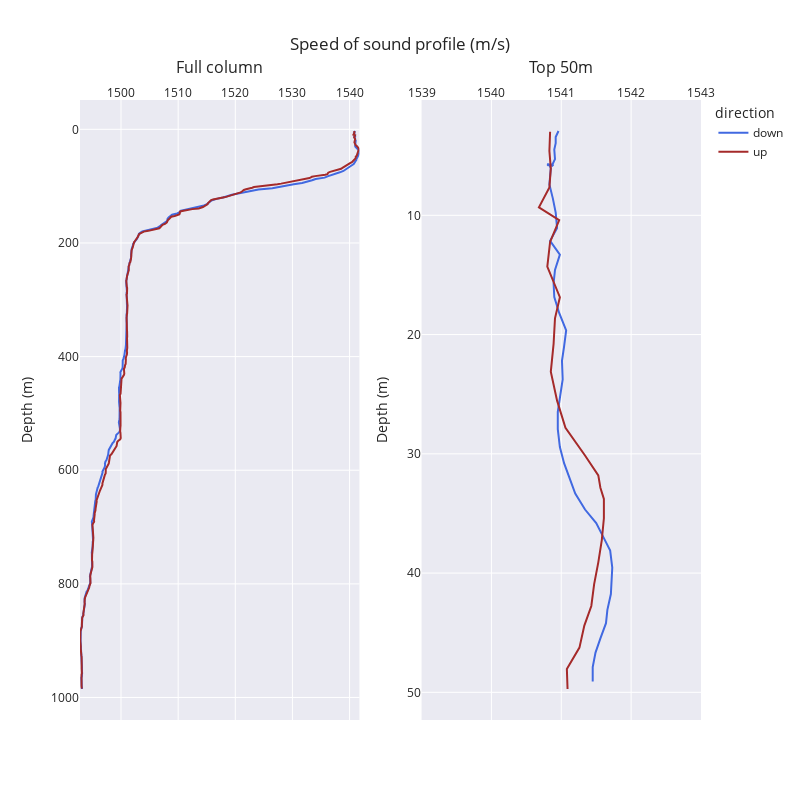

Source (notebook cell):
### Code cell
fig = make_subplots(
    rows=1,cols=2,
    subplot_titles=("Full column","Top 50m")
                   )

fig.add_trace(
    go.Scatter(x=df_down['SoS'],y=df_down['Depth'],line=dict(color='royalblue'),showlegend=False),
    row=1,col=1
)

fig.add_trace(
    go.Scatter(x=df_up['SoS'],y=df_up['Depth'],line=dict(color='brown'),showlegend=False),
    row=1,col=1
)


fig.add_trace(
    go.Scatter(x=top_down["SoS"],y=top_down["Depth"],line=dict(color='royalblue'),name='down'),
    row=1,col=2
)

fig.add_trace(
    go.Scatter(x=top_up["SoS"],y=top_up["Depth"],line=dict(color='brown'),name='up'),
    row=1,col=2
)


fig.update_yaxes(autorange="reversed", row=1, col=1)
fig.update_yaxes(autorange="reversed", row=1, col=2)
fig.update_xaxes(range=[1539,1543],row=1,col=2)

fig.update_layout(
    title_text="Speed of sound profile (m/s)",
    xaxis2={'side':'top'},
    xaxis={'side':'top'},
    yaxis_title="Depth (m)",
    yaxis2_title="Depth (m)",
    legend_title="direction",
    template='seaborn',
    height=800,
    width=800,
    
    
)
fig.update_annotations(yshift=20)

#fig.layout

### Figure 1 — Plotly figure (JSON) as saved in the notebook; plotly's stock layout.template omitted (floating-point values rounded to 4 significant figures; data arrays with more than 128 entries replaced by an {"elided": "..."} marker saying what was removed)
{"data": [{"line": {"color": "royalblue"}, "showlegend": false, "type": "scatter", "x": {"elided": "532 float values"}, "xaxis": "x", "y": {"elided": "532 float values"}, "yaxis": "y"}, {"line": {"color": "brown"}, "showlegend": false, "type": "scatter", "x": {"elided": "501 float values"}, "xaxis": "x", "y": {"elided": "501 float values"}, "yaxis": "y"}, {"line": {"color": "royalblue"}, "name": "down", "type": "scatter", "x": [1541.0, 1541.0, 1541.0, 1541.0, 1541.0, 1541.0, 1541.0, 1541.0, 1541.0, 1541.0, 1541.0, 1541.0, 1541.0, 1541.0, 1541.0, 1541.0, 1541.0, 1541.0, 1541.0, 1541.0, 1541.0, 1541.0, 1541.0, 1541.0, 1541.0, 1541.0, 1541.0, 1541.0, 1541.0, 1541.0, 1541.0, 1541.0, 1541.0, 1541.0, 1541.0, 1541.0, 1541.0, 1541.0, 1541.0, 1541.0, 1541.0, 1541.0, 1541.0, 1541.0, 1541.0, 1541.0, 1541.0, 1541.0, 1541.0, 1541.0, 1541.0, 1541.0, 1541.0, 1541.0, 1541.0, 1541.0, 1541.0, 1541.0, 1541.0, 1542.0, 1542.0, 1542.0, 1542.0, 1542.0, 1542.0, 1542.0, 1542.0, 1542.0, 1541.0, 1541.0, 1541.0], "xaxis": "x2", "y": [2.93, 3.44, 3.95, 4.48, 5.29, 5.78, 5.79, 5.77, 5.75, 5.81, 5.78, 5.78, 5.81, 5.81, 5.78, 5.69, 5.81, 5.77, 5.69, 5.79, 5.85, 5.79, 5.8, 5.75, 5.8, 5.76, 5.79, 5.74, 5.81, 5.74, 5.69, 5.78, 5.79, 5.75, 5.79, 5.75, 6.07, 7.41, 8.6, 9.77, 11.07, 12.14, 13.29, 14.58, 15.69, 16.85, 18.19, 19.65, 21.02, 22.2, 23.76, 25.26, 26.48, 27.93, 29.43, 30.78, 32.02, 33.33, 34.67, 35.81, 36.84, 38.12, 39.54, 40.62, 41.76, 43.08, 44.2, 45.47, 46.67, 47.89, 49.1], "yaxis": "y2"}, {"line": {"color": "brown"}, "name": "up", "type": "scatter", "x": [1541.0, 1541.0, 1541.0, 1541.0, 1541.0, 1541.0, 1542.0, 1542.0, 1542.0, 1542.0, 1542.0, 1542.0, 1541.0, 1541.0, 1541.0, 1541.0, 1541.0, 1541.0, 1541.0, 1541.0, 1541.0, 1541.0, 1541.0, 1541.0, 1541.0, 1541.0, 1541.0], "xaxis": "x2", "y": [49.72, 48.04, 46.25, 44.4, 42.76, 40.95, 39.1, 37.23, 35.4, 33.78, 32.84, 31.81, 30.14, 27.82, 25.54, 23.12, 20.78, 18.64, 16.87, 14.3, 12.23, 10.4, 9.33, 7.66, 6.07, 4.61, 3], "yaxis": "y2"}], "layout": {"annotations": [{"font": {"size": 16}, "showarrow": false, "text": "Full column", "x": 0.225, "xanchor": "center", "xref": "paper", "y": 1, "yanchor": "bottom", "yref": "paper", "yshift": 20}, {"font": {"size": 16}, "showarrow": false, "text": "Top 50m", "x": 0.775, "xanchor": "center", "xref": "paper", "y": 1, "yanchor": "bottom", "yref": "paper", "yshift": 20}], "height": 800, "legend": {"title": {"text": "direction"}}, "title": {"text": "Speed of sound profile (m/s)"}, "width": 800, "xaxis": {"anchor": "y", "autorange": true, "domain": [0, 0.45], "range": [1493.0, 1542.0], "side": "top", "type": "linear"}, "xaxis2": {"anchor": "y2", "domain": [0.55, 1], "range": [1539, 1543], "side": "top", "type": "linear"}, "yaxis": {"anchor": "x", "autorange": true, "domain": [0, 1], "range": [1040.0, -51.63], "title": {"text": "Depth (m)"}, "type": "linear"}, "yaxis2": {"anchor": "x2", "autorange": true, "domain": [0, 1], "range": [52.32, 0.3306], "title": {"text": "Depth (m)"}, "type": "linear"}}}
